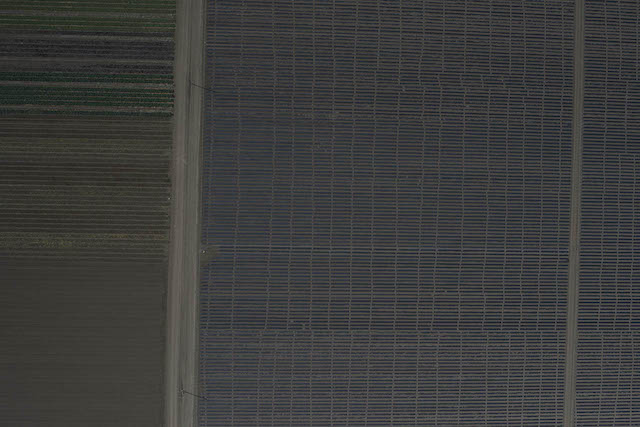
#> input picture stitching-algorithms/stitching2/images/02_fieldA.jpg, 640 x 427 px, given in place of left.mp4, which was not available
$ python stitch_images.py images/02_fieldA.jpg images/01_suburbA.jpg   (Python 2 division)
#> lines starting #> are read from the running program, lines starting #| are printed output that depends on the picture; pictures that were not available may be replaced by others from this repository, and a replacement may not be noted
import sys
import cv2
import numpy as np
import imutils

# Use the keypoints to stitch the images
def get_stitched_image(img1, img2, M):

	# Get width and height of input images
	w1,h1 = img1.shape[:2]
	w2,h2 = img2.shape[:2]

	# Get the canvas dimesions
	img1_dims = np.float32([ [0,0], [0,w1], [h1, w1], [h1,0] ]).reshape(-1,1,2)
	img2_dims_temp = np.float32([ [0,0], [0,w2], [h2, w2], [h2,0] ]).reshape(-1,1,2)


	# Get relative perspective of second image
	img2_dims = cv2.perspectiveTransform(img2_dims_temp, M)

	# Resulting dimensions
	result_dims = np.concatenate( (img1_dims, img2_dims), axis = 0)

	# Getting images together
	# Calculate dimensions of match points
	[x_min, y_min] = np.int32(result_dims.min(axis=0).ravel() - 0.5)
	[x_max, y_max] = np.int32(result_dims.max(axis=0).ravel() + 0.5)

	# Create output array after affine transformation
	transform_dist = [-x_min,-y_min]
	transform_array = np.array([[1, 0, transform_dist[0]],
								[0, 1, transform_dist[1]],
								[0,0,1]])

	# Warp images to get the resulting image
	result_img = cv2.warpPerspective(img2, transform_array.dot(M),
									(x_max-x_min, y_max-y_min))
	result_img[transform_dist[1]:w1+transform_dist[1],
				transform_dist[0]:h1+transform_dist[0]] = img1

	# Return the result
	return result_img

# Find SIFT and return Homography Matrix
def get_sift_homography(img1, img2):

	# Initialize SIFT
	sift = cv2.xfeatures2d.SIFT_create()

	# Extract keypoints and descriptors
	k1, d1 = sift.detectAndCompute(img1, None)
	k2, d2 = sift.detectAndCompute(img2, None)

	# Bruteforce matcher on the descriptors
	bf = cv2.BFMatcher()
	matches = bf.knnMatch(d1,d2, k=2)

	# Make sure that the matches are good
	verify_ratio = 0.8 # Source: stackoverflow
	verified_matches = []
	for m1,m2 in matches:
		# Add to array only if it's a good match
		if m1.distance < 0.8 * m2.distance:
			verified_matches.append(m1)

	# Mimnum number of matches
	min_matches = 8
	if len(verified_matches) > min_matches:

		# Array to store matching points
		img1_pts = []
		img2_pts = []

		# Add matching points to array
		for match in verified_matches:
			img1_pts.append(k1[match.queryIdx].pt)
			img2_pts.append(k2[match.trainIdx].pt)
		img1_pts = np.float32(img1_pts).reshape(-1,1,2)
		img2_pts = np.float32(img2_pts).reshape(-1,1,2)

		# Compute homography matrix
		M, mask = cv2.findHomography(img1_pts, img2_pts, cv2.RANSAC, 5.0)
		return M
	else:
		print 'Error: Not enough matches'
		exit()

# Equalize Histogram of Color Images
def equalize_histogram_color(img):
	img_yuv = cv2.cvtColor(img, cv2.COLOR_BGR2YUV)
	img_yuv[:,:,0] = cv2.equalizeHist(img_yuv[:,:,0])
	img = cv2.cvtColor(img_yuv, cv2.COLOR_YUV2BGR)
	return img

# Main function definition
def main():

	#Path to the videos
	vPath1 = "../../../left.mp4"
	vPath2 = "../../../right.mp4"

	#Path to the Images
	iPath1 = ""
	iPath2 = ""

	#Capture of videos
	cap1 = cv2.VideoCapture(vPath1)
	cap2 = cv2.VideoCapture(vPath2)

	while True:
		ret1, frame1 = cap1.read()
#> frame1 is the input picture: shape (427, 640, 3); mean B, G, R 60.3, 61, 60.5
		ret1, frame2 = cap2.read()

		frame1 = imutils.resize(frame1, width=900)
#> frame1: shape (600, 900, 3)
		frame1 = imutils.rotate(frame1, 180)
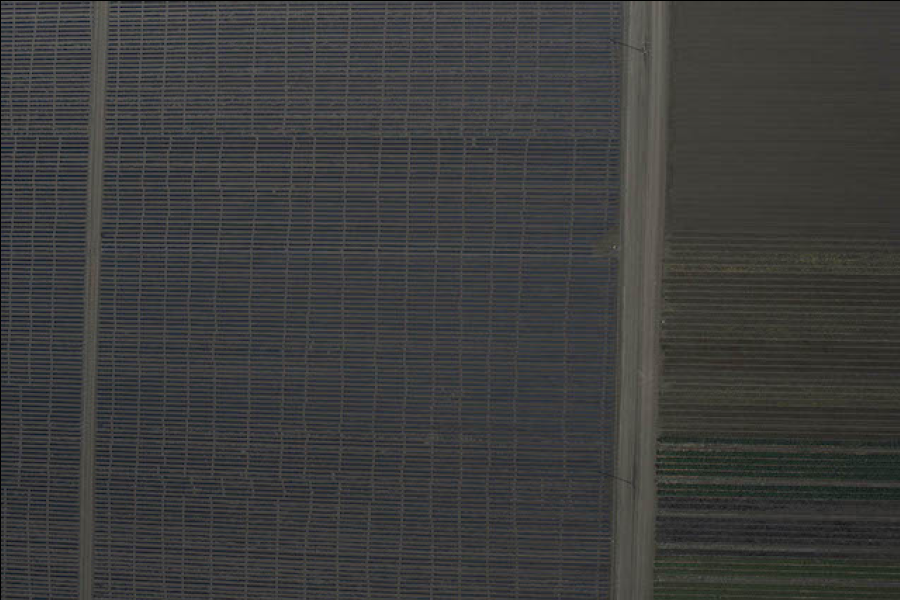
#> frame1: shape (600, 900, 3); mean B, G, R 60.1, 60.8, 60.3
		frame2 = imutils.resize(frame2, width=900)

		cv2.imshow('frame1', frame1)
		cv2.imshow('frame2', frame2)

		#frame1 = equalize_histogram_color(frame1)
		#frame2 = equalize_histogram_color(frame2)

		M =  get_sift_homography(frame1, frame2)
#> in get_sift_homography, `k1, d1 = sift.detectAndCompute(img1, None)`: k1 = 1675 keypoints; strongest (x, y, size): (9, 176, 1.8), (183, 20, 1.9), (53, 190, 1.8), (16, 190, 1.9)
#> in get_sift_homography, `k2, d2 = sift.detectAndCompute(img2, None)`: k2 = 1682 keypoints; strongest (x, y, size): (891, 425, 1.8), (717, 581, 1.9), (847, 411, 1.8), (884, 411, 1.9)
#> in get_sift_homography, `matches = bf.knnMatch(d1,d2, k=2)`: matches = 1675 matches
#> in get_sift_homography, `matches = bf.knnMatch(d1,d2, k=2)`:
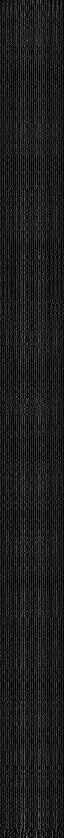
#> d1: shape (1675, 128) float32 (shown at 1/2 size); min 0, max 188, mean 28.8
#> after the loop in get_sift_homography, `for m1,m2 in matches:`: verified_matches = 1623 matches
#> after the loop in get_sift_homography, `for match in verified_matches:`: img1_pts = 1623 pairs, first value 7.79 to 869.9, second value 8.81 to 595.4; img2_pts = 1623 pairs, first value 30.56 to 892.7, second value 5.14 to 591.7
#> in get_sift_homography, `img1_pts = np.float32(img1_pts).reshape(-1,1,2)`: img1_pts = 1623 rows, first 8: [7.79, 311], [7.89, 255], [7.98, 273.5], [8.03, 259.6], [8.03, 259.6], [8.09, 110.3], [8.48, 124.1], [8.48, 124.1]
#> in get_sift_homography, `img2_pts = np.float32(img2_pts).reshape(-1,1,2)`: img2_pts = 1623 rows, first 8: [892.7, 289.5], [892.6, 345.5], [892.5, 327], [892.5, 340.9], [892.5, 340.9], [892.4, 490.2], [892, 476.4], [892, 476.4]
#> in get_sift_homography, `M, mask = cv2.findHomography(img1_pts, img2_pts, cv2.RANSAC, 5.0)`: M = [[-1, 5.74e-08, 900.5], [-3.02e-08, -1, 600.5], [-5.04e-11, 1.03e-10, 1]]; mask = 1623 values from 1 to 1

		result_image = get_stitched_image(frame1, frame2, M)
#> in get_stitched_image, `img2_dims = cv2.perspectiveTransform(img2_dims_temp, M)`: img2_dims = [[900.5, 600.5], [900.5, 0.5], [0.5, 0.5], [0.5, 600.5]]
#> in get_stitched_image, `result_dims = np.concatenate( (img1_dims, img2_dims), axis = 0)`: result_dims = [[0, 0], [0, 600], [900, 600], [900, 0], [900.5, 600.5], [900.5, 0.5], [0.5, 0.5], [0.5, 600.5]]
#> in get_stitched_image, `[x_min, y_min] = np.int32(result_dims.min(axis=0).ravel() - 0.5)`: x_min = 0
#> in get_stitched_image, `[x_max, y_max] = np.int32(result_dims.max(axis=0).ravel() + 0.5)`: x_max = 901; y_max = 601
#> in get_stitched_image, `transform_dist = [-x_min,-y_min]`: transform_dist = [0, 0]
#> in get_stitched_image, `transform_array = np.array([[1, 0, transform_dist[0]], [0, 1, transfor..`: transform_array = [[1, 0, 0], [0, 1, 0], [0, 0, 1]]

		cv2.imshow ('Result', result_image)

		if cv2.waitKey(1) & 0xFF == ord('q'):
#> (key q is pressed here)
			break

	# Get input set of images
	#img1 = cv2.imread(sys.argv[1])
	#img2 = cv2.imread(sys.argv[2])

	# Equalize histogram
	#img1 = equalize_histogram_color(img1)
	#img2 = equalize_histogram_color(img2)

	# Show input images
	#input_images = np.hstack( (img1, img2) )
	#cv2.imshow ('Input Images', input_images)

	# Use SIFT to find keypoints and return homography matrix
	#M =  get_sift_homography(img1, img2)

	# Stitch the images together using homography matrix
	#result_image = get_stitched_image(img2, img1, M)

	# Write the result to the same directory
	#result_image_name = 'results/result_'+sys.argv[1]
	#cv2.imwrite(result_image_name, result_image)

	# Show the resulting image
	#cv2.imshow ('Result', result_image)
	#cv2.waitKey()

# Call main function
if __name__=='__main__':
	main()

$ run again, on stitching-algorithms/stitching2/images/02_fieldB.jpg
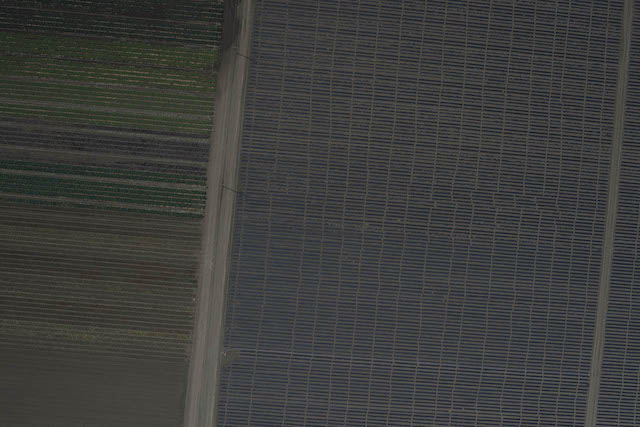
#> input picture stitching-algorithms/stitching2/images/02_fieldB.jpg, 640 x 427 px, given in place of left.mp4, which was not available
#> in main, frame1 is the input picture: shape (427, 640, 3); mean B, G, R 60.4, 61.9, 61.4
#> in main, `frame1 = imutils.rotate(frame1, 180)`:
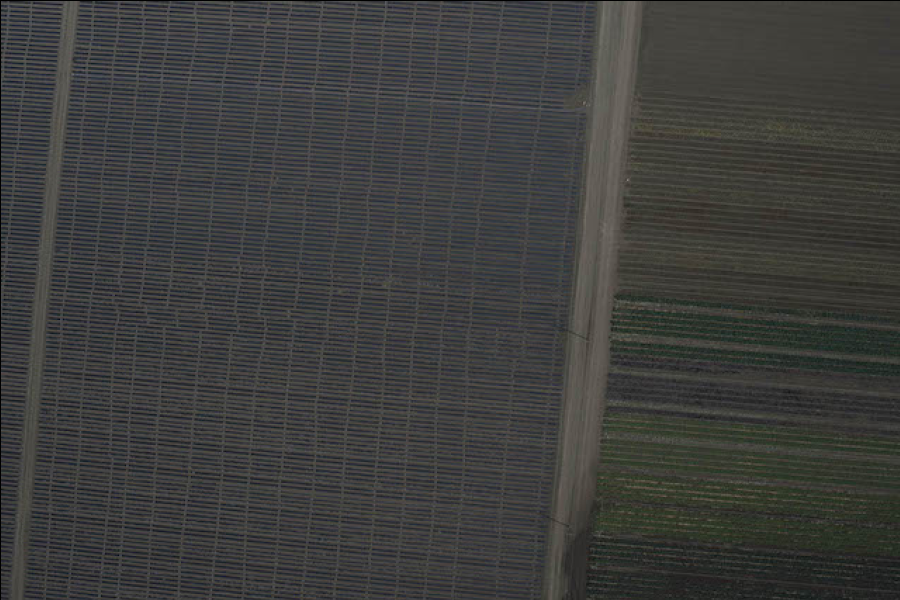
#> frame1: shape (600, 900, 3); mean B, G, R 60.2, 61.7, 61.1
#> k1 = 1620 keypoints; strongest (x, y, size): (35, 5, 1.9), (3, 74, 2.4), (80, 72, 2), (227, 3, 2.3)
#> k2 = 1628 keypoints; strongest (x, y, size): (865, 595, 1.9), (820, 529, 2), (895, 533, 1.8), (879, 542, 1.9)
#> matches = 1620 matches
#> in get_sift_homography, `matches = bf.knnMatch(d1,d2, k=2)`:
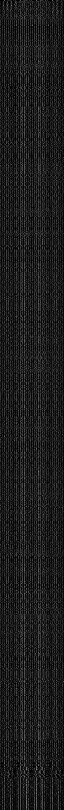
#> d1: shape (1620, 128) float32 (shown at 1/2 size); min 0, max 202, mean 28.6
#> after the loop in get_sift_homography, `for m1,m2 in matches:`: verified_matches = 1560 matches
#> after the loop in get_sift_homography, `for match in verified_matches:`: img1_pts = 1560 pairs, first value 7.89 to 858.6, second value 6.03 to 596.6; img2_pts = 1560 pairs, first value 41.94 to 892.6, second value 3.85 to 595.7
#> in get_sift_homography, `img1_pts = np.float32(img1_pts).reshape(-1,1,2)`: img1_pts = 1560 rows, first 8: [7.89, 214], [8.14, 268.9], [8.14, 268.9], [8.17, 204.7], [8.99, 261.9], [9.13, 252.4], [9.21, 237.9], [9.21, 237.9]
#> in get_sift_homography, `img2_pts = np.float32(img2_pts).reshape(-1,1,2)`: img2_pts = 1560 rows, first 8: [892.6, 386.5], [892.4, 331.6], [892.4, 331.6], [892.3, 395.8], [891.5, 338.6], [891.4, 348.1], [891.3, 362.6], [891.3, 362.6]
#> in get_sift_homography, `M, mask = cv2.findHomography(img1_pts, img2_pts, cv2.RANSAC, 5.0)`: M = [[-1, -6e-06, 900.5], [6.3e-07, -1, 600.5], [7.93e-09, -7e-09, 1]]; mask = 1560 values, max 1 at index 0, min 0 at index 1018, mean 0.999
#> img2_dims = [[900.5, 600.5], [900.5, 0.499], [0.504, 0.5], [0.507, 600.5]]
#> result_dims = [[0, 0], [0, 600], [900, 600], [900, 0], [900.5, 600.5], [900.5, 0.499], [0.504, 0.5], [0.507, 600.5]]
#> x_min = 0
#> x_max = 901; y_max = 601
#> transform_dist = [0, 0]
#> transform_array = [[1, 0, 0], [0, 1, 0], [0, 0, 1]]
